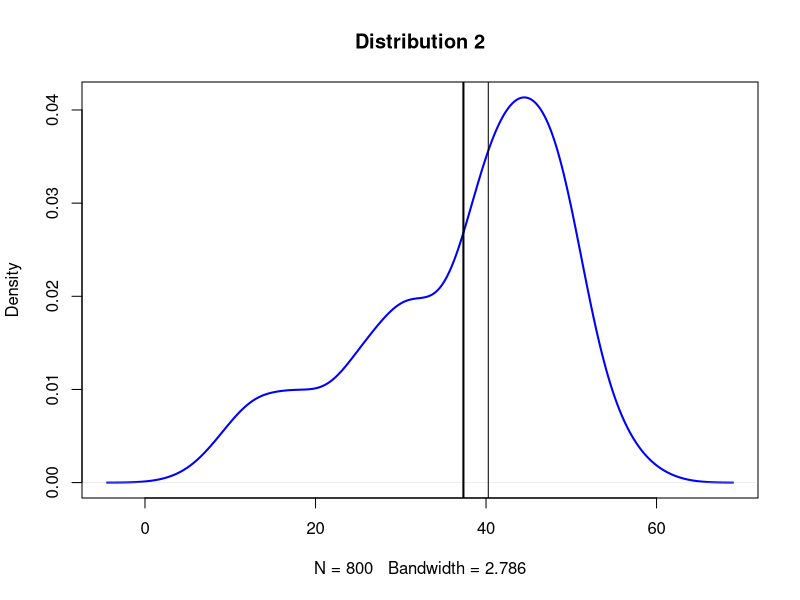
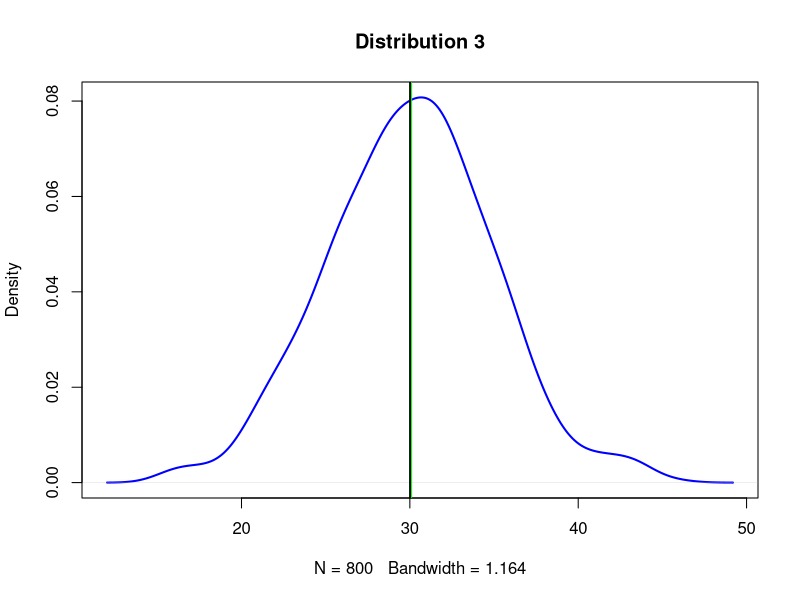
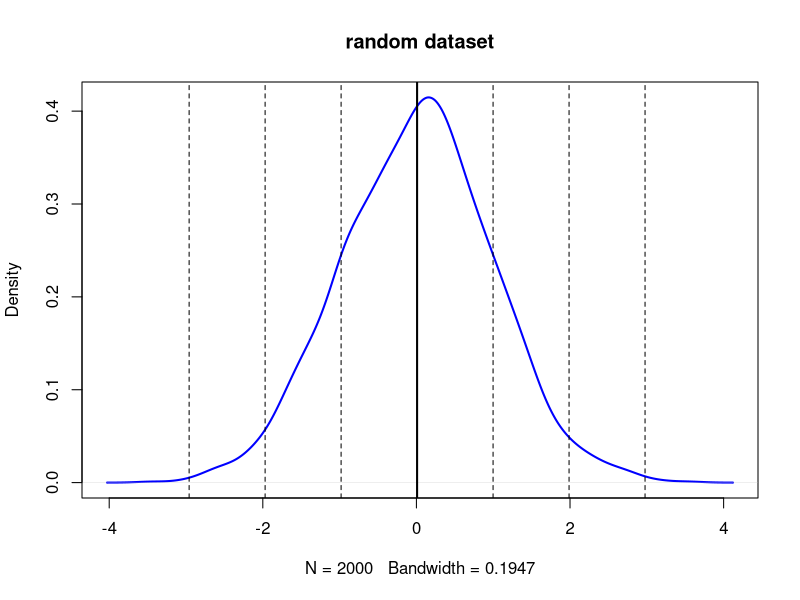

Source code (R) for these figures, in order:
#1a.
d1 <- rnorm(n=500, mean=45, sd=5)
d2 <- rnorm(n=200, mean=30, sd=5)
d3 <- rnorm(n=100, mean=15, sd=5)
d123 <- c(d1, d2, d3)
plot(density(d123), col="blue", lwd=2, main = "Distribution 2")
abline(v=mean(d123), lwd = 2)
abline(v=median(d123))
mean(d123)
median(d123)
#1b
d1_ <- rnorm(n=800, mean=30, sd=5)
plot(density(d1_), col="blue", lwd=2, main = "Distribution 3")
abline(v=mean(d1_), lwd = 2)
abline(v=median(d1_), col = "green")
mean(d1_)
median(d1_)
#1c
#Means are more sensitive,because they are more susceptible to extreme values than medians.

#2a
rdata <- rnorm(n=2000, mean=0, sd=1)
plot(density(rdata), col="blue", lwd=2, main = "random dataset")
abline(v=mean(rdata), lwd = 2)
abline(v=mean(rdata)-sd(rdata), lty="dashed")
abline(v=mean(rdata)+sd(rdata), lty="dashed")
abline(v=mean(rdata)-2*sd(rdata), lty="dashed")
abline(v=mean(rdata)+2*sd(rdata), lty="dashed")
abline(v=mean(rdata)-3*sd(rdata), lty="dashed")
abline(v=mean(rdata)+3*sd(rdata), lty="dashed")

#2b
quartiles = quantile(rdata)
#(1)
quartiles[2:4]
#(2)
(quartiles[2:4]-mean(rdata))/sd(rdata)

#2c
new_rdata <- rnorm(n=2000, mean=35, sd=3.5)
new_quartiles = quantile(new_rdata)
(new_quartiles[2]-mean(new_rdata))/sd(new_rdata)
(new_quartiles[4]-mean(new_rdata))/sd(new_rdata)

#Compared to (b), the amount of standard deviation away from the mean in (c) is almost the same with (b)'s.
#They are standard score of their normal distribution.

#2d
d1 <- rnorm(n=500, mean=15, sd=5)
d2 <- rnorm(n=200, mean=30, sd=5)
d3 <- rnorm(n=100, mean=45, sd=5)

d123 <- c(d1, d2, d3)
d123_quartiles = quantile(d123)
(d123_quartiles[2]-mean(d123))/sd(d123)
(d123_quartiles[4]-mean(d123))/sd(d123)

#The result are the similar with answer (c). 
#Compared to (b), the amount of standard deviation away from the mean in (d) is almost the same with (b)'s.
#They are standard score of their normal distribution.

#3a
#h=2*IQR(x)/n^(1/3)
#which is based on the interquartile range, denoted by IQR. 
#It replaces 3.5σ of Scott's rule with 2 IQR, 
#which is less sensitive than the standard deviation to outliers in data.

#3b
rand_data <- rnorm(800, mean=20, sd = 5) 
#Sturges' formula
k_1 <- ceiling(log2(length(rand_data))+1)
h_1 <- (max(rand_data) - min(rand_data))/k_1
k_1
h_1
#Scott’s normal reference rule
h_2 <- 3.49*sd(rand_data)/(length(rand_data)^(1/3))
k_2 <- ceiling((max(rand_data) - min(rand_data))/h_2)
k_2
h_2
#Freedman-Diaconis’ choice
h_3 <- 2*IQR(rand_data)/(length(rand_data)^(1/3))
k_3 <- ceiling((max(rand_data) - min(rand_data))/h_3)
k_3
h_3

#3c
out_data <- c(rand_data, runif(10, min=40, max=60))
#(a)
k1 <- ceiling(log2(length(out_data))+1)
h1 <- (max(out_data) - min(out_data))/k1
#(b)
h2 <- 3.49*sd(out_data)/(length(out_data)^(1/3))
#(c)
h3 <- 2*IQR(out_data)/(length(out_data)^(1/3))
c(h_1, h_2, h_3)
c(h1, h2, h3)

#Freedman-Diaconis’ choice
# Because it is based on interquartile range, and make the result less sensitive to outer data than simple standard deviation. 

